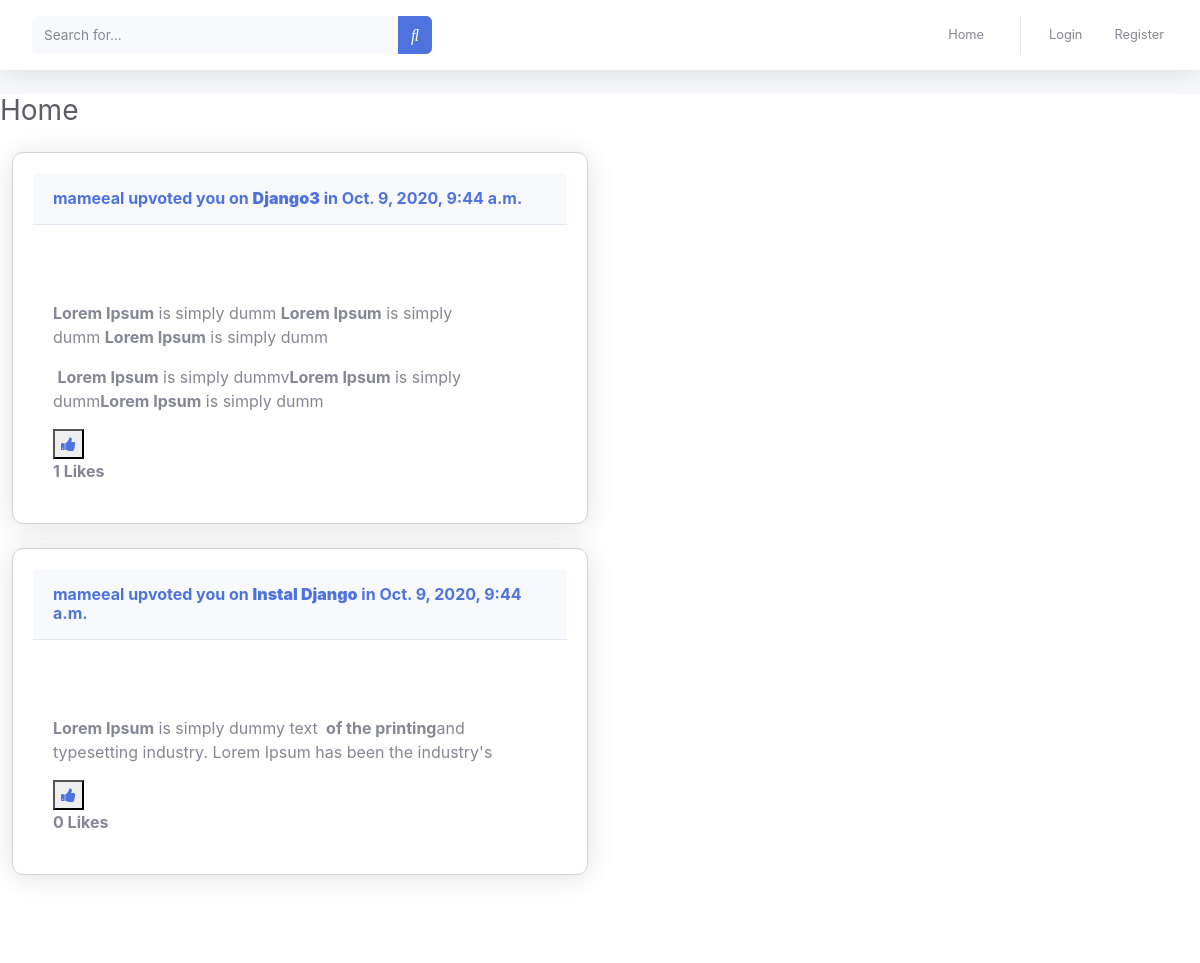
The page / on the database its author committed.
### TopicComment/models.py (models this page shows, shortened)
class Topic(models.Model):
	user       = models.ForeignKey(User, related_name='user', on_delete=models.CASCADE  )
	topc_title = models.CharField(max_length=100)
	content    = RichTextField(blank=True, null=True)
	created_at = models.DateTimeField(auto_now=True)
	update_at  = models.DateTimeField(auto_now_add=True)
	like      = models.ManyToManyField(User,default=None,blank=True,)
	image = models.ImageField(upload_to='imageTopic/',null=True)

### home/views.py (the view)
# urls.py: path('',alltopic,name='all_topic'),
def alltopic(request):
	topic = Topic.objects.all()
	return render(request,'home.html',{'all_topic':topic})

### home/templates/home.html (shortened to what this page needs)
 {% extends 'main.html' %}
 {% load static %}
{% block content %}
 <div class="d-sm-flex align-items-center justify-content-between mb-4">
            <h1 class="h3 mb-0 text-gray-800">Home</h1>
          </div>
{% for topic in all_topic %}
 <div class="col-lg-6 mb-4">
              <div class="card shadow mb-4 ">
                <div class="card-header py-3">
                  <h6 class="m-0 font-weight-bold text-primary"> {{topic.user}} upvoted you on <a href="{% url 'TopicComment:topic_details' topic.id %}"><strong>{{topic.topc_title}}</strong></a> in  {{topic.created_at}} </h6>
                </div>
                <div class="card-body">
                  <div class="text-center">
                  </div>
                  <p>{{topic.content| safe  }}</p>
                   <form class="form1" action="{% url 'TopicComment:like_topic'  %}" method="POST">
  {% if user not in topic.like.all %}
<button type="submit"><a href=""  > <i class="fa fa-thumbs-up" aria-hidden="true"></i></a></button>
{% else %}
<a href=""><button type="submit"> <i class="fa fa-thumbs-down" aria-hidden="true"></i></button></a>
  {% endif %}
 </form>
 <strong>{{topic.like.all.count}} Likes</strong>
                </div>
              </div>
            </div>
{% endfor %}
{% endblock %}

### static/css/style.css (style rules this page uses)
.card { position: relative; display: flex; padding: 20px; flex-direction: column; min-width: 0; word-wrap: break-word; background-color: #fff; background-clip: border-box; border: 1px solid #d2d2dc; border-radius: 11px; -webkit-box-shadow: 0px 0px 5px 0px rgb(249, 249, 250); -moz-box-shadow: 0px 0px 5px 0px rgba(212, 182, 212, 1); box-shadow: 0px 0px 5px 0px rgb(161, 163, 164) }

### rows shown on the page
Topic: user "mameeal", topc_title "Django3", created_at "Oct. 9, 2020, 9:44 a.m.", content "Lorem Ipsum is simply dumm Lorem Ipsum is simply dumm Lorem Ipsum is simply dumm Lorem Ipsum is simply dummv Lorem Ipsum is simply dumm Lorem Ipsum is simply dumm", like.all.count "1"
Topic: user "mameeal", topc_title "Instal Django", created_at "Oct. 9, 2020, 9:44 a.m.", content "Lorem Ipsum is simply dummy text of the printing and typesetting industry. Lorem Ipsum has been the industry's", like.all.count "0"
